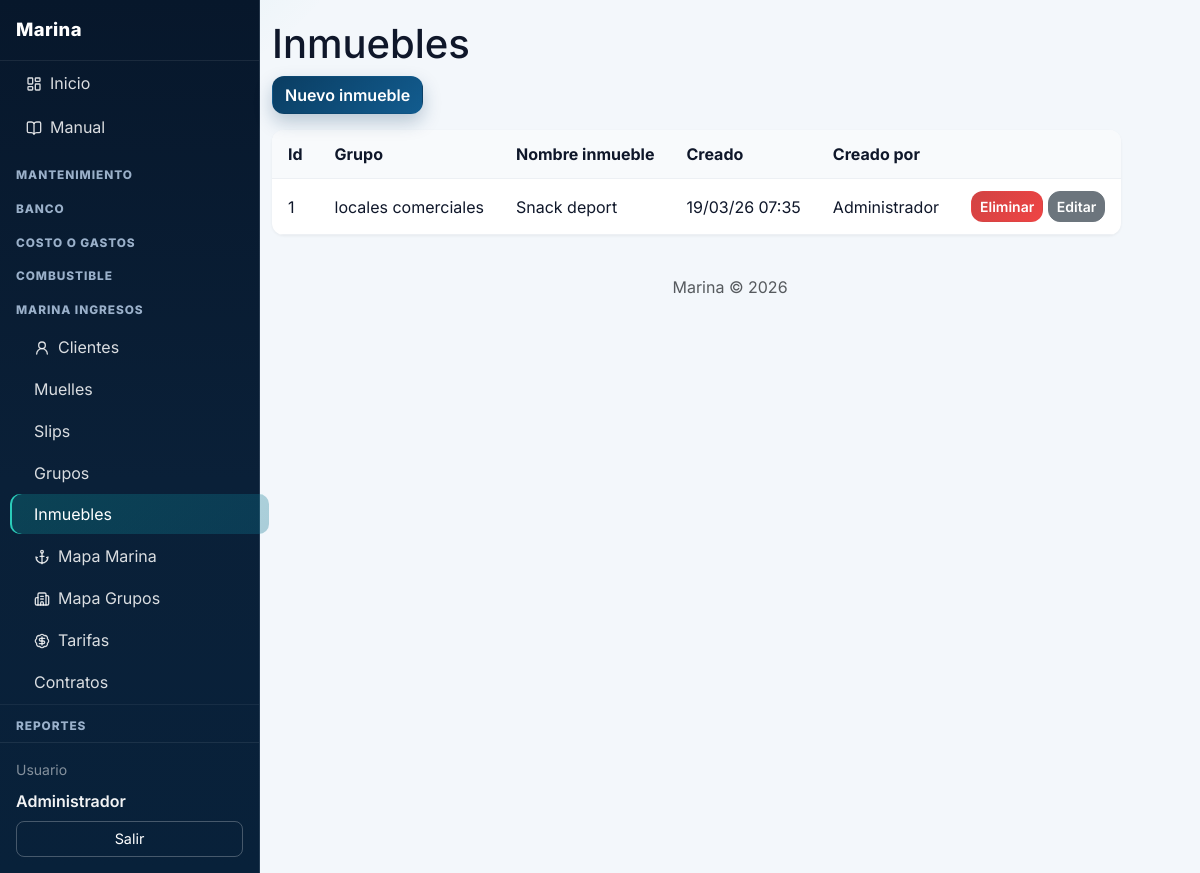
The page /index.php?p=inmuebles (signed in) on the database its author committed.
### tables this page shows
CREATE TABLE inmuebles (
  id INT UNSIGNED AUTO_INCREMENT PRIMARY KEY,
  grupo_id INT UNSIGNED NOT NULL,
  nombre VARCHAR(120) NOT NULL,
  created_at DATETIME NOT NULL DEFAULT CURRENT_TIMESTAMP,
  updated_at DATETIME NOT NULL DEFAULT CURRENT_TIMESTAMP ON UPDATE CURRENT_TIMESTAMP,
  created_by INT UNSIGNED NULL,
  updated_by INT UNSIGNED NULL,
  FOREIGN KEY (grupo_id) REFERENCES grupos(id) ON DELETE RESTRICT,
  FOREIGN KEY (created_by) REFERENCES usuarios(id),
  FOREIGN KEY (updated_by) REFERENCES usuarios(id),
  UNIQUE KEY uk_inmueble_grupo (grupo_id, nombre)
);

CREATE TABLE grupos (
  id INT UNSIGNED AUTO_INCREMENT PRIMARY KEY,
  nombre VARCHAR(120) NOT NULL,
  created_at DATETIME NOT NULL DEFAULT CURRENT_TIMESTAMP,
  updated_at DATETIME NOT NULL DEFAULT CURRENT_TIMESTAMP ON UPDATE CURRENT_TIMESTAMP,
  created_by INT UNSIGNED NULL,
  updated_by INT UNSIGNED NULL,
  FOREIGN KEY (created_by) REFERENCES usuarios(id),
  FOREIGN KEY (updated_by) REFERENCES usuarios(id)
);

CREATE TABLE usuarios (
  id INT UNSIGNED AUTO_INCREMENT PRIMARY KEY,
  nombre VARCHAR(100) NOT NULL,
  email VARCHAR(100) NOT NULL UNIQUE,
  password_hash VARCHAR(255) NOT NULL,
  rol VARCHAR(50) NOT NULL DEFAULT 'admin',
  activo TINYINT(1) NOT NULL DEFAULT 1,
  created_at DATETIME NOT NULL DEFAULT CURRENT_TIMESTAMP,
  updated_at DATETIME NOT NULL DEFAULT CURRENT_TIMESTAMP ON UPDATE CURRENT_TIMESTAMP,
  created_by INT UNSIGNED NULL,
  updated_by INT UNSIGNED NULL,
  FOREIGN KEY (created_by) REFERENCES usuarios(id),
  FOREIGN KEY (updated_by) REFERENCES usuarios(id)
);

### index.php (called while the page is built, shortened)
<?php
require_once __DIR__ . '/includes/funciones.php';
$p = trim($_GET['p'] ?? 'dashboard');
$p = preg_replace('/[^a-z0-9_-]/', '', $p) ?: 'dashboard';
$pagina = __DIR__ . '/pages/' . $p . '.php';
require $pagina;

### includes/funciones.php (called while the page is built, shortened)
<?php
function e(string $s): string {
    return htmlspecialchars($s, ENT_QUOTES, 'UTF-8');
}
function fechaHoraFormato(?string $fecha, string $formato = MARINA_FMT_FECHA_HORA_PANTALLA): string {
    $t = strtotime($fecha);
    return $t ? date($formato, $t) : $fecha;
}

### pages/inmuebles.php (the view, shortened to what this page needs)
<?php
$pdo = getDb();
?>
<?php require_once __DIR__ . '/../includes/layout.php'; ?>
<h1>Inmuebles</h1>
<div class="toolbar d-flex gap-2">
    <button type="button" class="btn btn-primary" id="btnNuevoInmueble" data-bs-toggle="modal" data-bs-target="#inmuebleModal">Nuevo inmueble</button>
</div>
<table>
    <thead><tr><th>Id</th><th>Grupo</th><th>Nombre inmueble</th><th>Creado</th><th>Creado por</th><th></th></tr></thead>
    <tbody>
    <?php
    $st = $pdo->query('SELECT i.*, g.nombre AS grupo_nombre, u.nombre AS creado_por FROM inmuebles i JOIN grupos g ON i.grupo_id = g.id LEFT JOIN usuarios u ON i.created_by = u.id ORDER BY g.nombre, i.nombre');
    while ($r = $st->fetch()): ?>
        <tr>
            <td><?= (int)$r['id'] ?></td>
            <td><?= e($r['grupo_nombre']) ?></td>
            <td><?= e($r['nombre']) ?></td>
            <td><?= fechaHoraFormato($r['created_at']) ?></td>
            <td><?= e($r['creado_por'] ?? '—') ?></td>
            <td class="acciones">
                <button type="button" class="btn btn-danger btn-sm btn-eliminar-inmueble" data-id="<?= (int)$r['id'] ?>" data-nombre="<?= e($r['grupo_nombre'] . ' - ' . $r['nombre']) ?>">Eliminar</button>
                <button type="button" class="btn btn-secondary btn-sm btn-editar-inmueble" data-id="<?= (int)$r['id'] ?>" data-grupo-id="<?= (int)$r['grupo_id'] ?>" data-nombre="<?= e($r['nombre']) ?>">Editar</button>
            </td>
        </tr>
    <?php endwhile; ?>
    </tbody>
</table>
<?php require_once __DIR__ . '/../includes/footer.php'; ?>

### assets/css/estilos.css (style rules this page uses)
body { font-family: system-ui, -apple-system, Segoe UI, Roboto, Arial, sans-serif; background: #f4f6f9; }
.toolbar { margin-bottom: 1rem; }
.acciones { white-space: nowrap; }
table { background: #fff; border-radius: .75rem; overflow: hidden; box-shadow: 0 1px 3px rgba(0, 0, 0, 0.06); }
th, td { padding: .75rem 1rem; border-bottom: 1px solid #edf0f4; }
th { background: #f8fafc; font-weight: 700; }
:root { --bg-main: #f3f7fb; --surface: #ffffff; --surface-soft: #f8fbff; --text-main: #0f172a; --text-soft: #64748b; --brand-1: #0a3d62; --brand-2: #0ea5a6; --ok: #0f9f64; --danger: #d14343; --radius-lg: 16px; --radius-md: 12px; --shadow-soft: 0 10px 30px rgba(15, 23, 42, 0.08); }
body { font-family: "Inter", system-ui, -apple-system, Segoe UI, Roboto, Arial, sans-serif; color: var(--text-main); background: radial-gradient(1200px 600px at -10% -10%, rgba(14, 165, 166, 0.16), transparent 40%), radial-gradient(900px 500px at 120% -20%, rgba(10, 61, 98, 0.2), transparent 35%), var(--bg-main); }
.btn { border-radius: 12px; font-weight: 600; transition: transform .16s ease, box-shadow .16s ease, opacity .16s ease; }
.btn-primary { background: linear-gradient(135deg, var(--brand-1), #125c8f); border-color: transparent; box-shadow: 0 8px 18px rgba(10, 61, 98, .25); }
.btn-danger { background: linear-gradient(135deg, #d14343, #ef4444); border-color: transparent; }

### rows shown on the page
inmuebles: id "1", grupo.nombre "locales comerciales", nombre "Snack deport", created_at "19/03/26 07:35", created_by.nombre "Administrador"

### other values the page prints
$nombre_usuario "Administrador"
